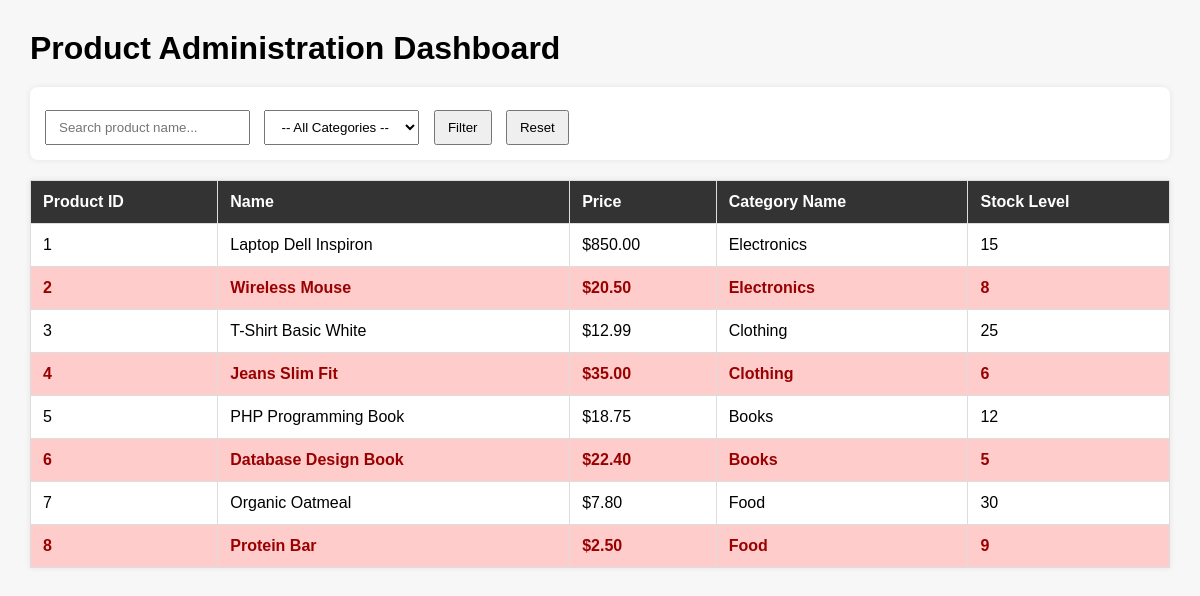
Screenshot of /Mini_project/index.php with the database file from the repository.
### tables this page shows
CREATE TABLE `products` (
  `id` int(11) NOT NULL,
  `name` varchar(150) NOT NULL,
  `price` decimal(10,2) NOT NULL,
  `category_id` int(11) NOT NULL,
  `stock` int(11) NOT NULL
);

CREATE TABLE `categories` (
  `id` int(11) NOT NULL,
  `category_name` varchar(100) NOT NULL
);

### Mini_project/index.php (the view, shortened to what this page needs)
<?php
$database = new Database();
$conn = $database->connect();
$search = isset($_GET['search']) ? trim($_GET['search']) : '';
$sql = "SELECT
            products.id,
            products.name,
            products.price,
            categories.category_name,
            products.stock
        FROM products
        INNER JOIN categories ON products.category_id = categories.id
        WHERE 1=1";
$params = [];
$sql .= " ORDER BY products.id ASC";
$stmt = $conn->prepare($sql);
$stmt->execute($params);
$products = $stmt->fetchAll(PDO::FETCH_ASSOC);
?>
<!DOCTYPE html>
<html lang="en">
<head>
</head>
<body>
    <h1>Product Administration Dashboard</h1>
    <form method="GET" action="">
        <input
            type="text"
            name="search"
            placeholder="Search product name..."
            value="<?php echo htmlspecialchars($search); ?>"
        >
        <select name="category_id">
            <option value="">-- All Categories --</option>
        </select>
        <button type="submit">Filter</button>
        <a href="index.php" style="text-decoration:none;">
            <button type="button">Reset</button>
        </a>
    </form>
    <table>
        <thead>
            <tr>
                <th>Product ID</th>
                <th>Name</th>
                <th>Price</th>
                <th>Category Name</th>
                <th>Stock Level</th>
            </tr>
        </thead>
        <tbody>
            <?php if (count($products) > 0): ?>
                <?php foreach ($products as $product): ?>
                    <tr class="<?php echo ($product['stock'] < 10) ? 'low-stock' : ''; ?>">
                        <td><?php echo htmlspecialchars($product['id']); ?></td>
                        <td><?php echo htmlspecialchars($product['name']); ?></td>
                        <td>$<?php echo htmlspecialchars($product['price']); ?></td>
                        <td><?php echo htmlspecialchars($product['category_name']); ?></td>
                        <td><?php echo htmlspecialchars($product['stock']); ?></td>
                    </tr>
                <?php endforeach; ?>
            <?php else: ?>
                <tr>
                    <td colspan="5" class="no-data">No products found.</td>
                </tr>
            <?php endif; ?>
        </tbody>
    </table>
</body>
</html>

### Mini_project/index.php (style rules this page uses)
body { font-family: Arial, sans-serif; margin: 30px; background-color: #f7f7f7; }
h1 { margin-bottom: 20px; }
form { margin-bottom: 20px; padding: 15px; background: white; border-radius: 8px; box-shadow: 0 0 6px rgba(0,0,0,0.08); }
input, select, button { padding: 8px 12px; margin-right: 10px; margin-top: 8px; }
table { width: 100%; border-collapse: collapse; background: white; box-shadow: 0 0 6px rgba(0,0,0,0.08); }
th, td { border: 1px solid #ddd; padding: 12px; text-align: left; }
th { background-color: #333; color: white; }
.low-stock { background-color: #ffcccc; color: #900; font-weight: bold; }

### rows the page displays
products: id "1", name "Laptop Dell Inspiron", price "850.00", category.category_name "Electronics", stock "15"
products: id "2", name "Wireless Mouse", price "20.50", category.category_name "Electronics", stock "8"
products: id "3", name "T-Shirt Basic White", price "12.99", category.category_name "Clothing", stock "25"
products: id "4", name "Jeans Slim Fit", price "35.00", category.category_name "Clothing", stock "6"
products: id "5", name "PHP Programming Book", price "18.75", category.category_name "Books", stock "12"
products: id "6", name "Database Design Book", price "22.40", category.category_name "Books", stock "5"
products: id "7", name "Organic Oatmeal", price "7.80", category.category_name "Food", stock "30"
products: id "8", name "Protein Bar", price "2.50", category.category_name "Food", stock "9"
